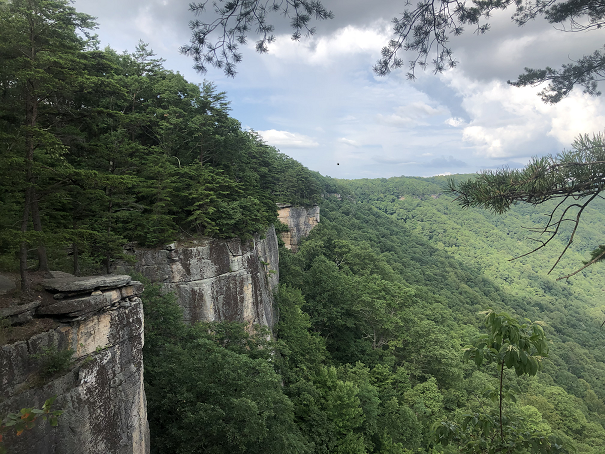
#> input picture forensics/trivial_flag_transfer_protocol/picture1.bmp, 605 x 454 px
$ python visual_crypto.py -m ../../forensics/trivial_flag_transfer_protocol/picture1.bmp -s ../../forensics/trivial_flag_transfer_protocol/picture3.bmp -c ../../forensics/trivial_flag_transfer_protocol/picture3.bmp   (older library calls are emulated)
#> lines starting #> are read from the running program, lines starting #| are printed output that depends on the picture
#!/usr/bin/python

from __future__ import division, print_function, unicode_literals

import os
import sys
import random
from PIL import Image
import argparse
import logging

__version__ = "0.1"

def get_options():
    parser = argparse.ArgumentParser(description='Visual cipher image generator.')
    parser.add_argument('--message', '-m',  required = True, metavar = "MESSAGE_IMAGE_FILE_PATH", help='message image')
    parser.add_argument('--secret',  '-s',  metavar = "SECRET_IMAGE_FILE_PATH",    default = "secret.png",   help='secret image (will be created if it does not exist)')
    parser.add_argument('--ciphered', '-c', metavar = "CIPHERED_IMAGE_FILE_PATH", default = "ciphered.png", help='ciphered image (to be generated)')
    parser.add_argument('--resize',  '-r', metavar = "WIDTH,HEIGHT", help='resize message image (defaults to message image size). If width or height is larger than that of the secret image, the secret image will be enlarged appropriately.')
    parser.add_argument('--prepared_message', '-p',  metavar = "PREPARED_MESSAGE_IMAGE_FILE_PATH",  help='if present, the prepared message image is saved to this path')
    parser.add_argument('--display', '-d', action='store_true')
    parser.add_argument('--verbose', '-v', action='count', default=0)
    args = parser.parse_args()
    if args.resize:
        try:
            width, height = [int(i.strip()) for i in args.resize.strip().split(",")]
            args.resize = (width, height)
        except:
            parser.error("Invalid format for resize option.")
        else:
            if width <= 0:
                parser.error("Resize width should be > 0.")
            if height <= 0:
                parser.error("Resize height should be > 0.")

    return args

def load_image(name):
    return Image.open(name)

def prepare_message_image(image, size):
    if size != image.size:
        image = image.resize(size, Image.ANTIALIAS)
    return image.convert("1")

def generate_secret(size, secret_image = None):
    width, height = size
    new_secret_image = Image.new(mode = "1", size = (width * 2, height * 2))
    if secret_image:
        old_width, old_height = secret_image.size
    else:
        old_width, old_height = (-1, -1)

    for x in range(0, 2 * width, 2):
        for y in range(0, 2 * height, 2):
            if x < old_width and y < old_height:
                color = secret_image.getpixel((x, y))
            else:
                color = random.getrandbits(1)
            new_secret_image.putpixel((x,  y),   color)
            new_secret_image.putpixel((x+1,y),   1-color)
            new_secret_image.putpixel((x,  y+1), 1-color)
            new_secret_image.putpixel((x+1,y+1), color)
    return new_secret_image

def generate_ciphered_image(secret_image, prepared_image):
    width, height = prepared_image.size
    ciphered_image = Image.new(mode = "1", size = (width * 2, height * 2))
    for x in range(0, width*2, 2):
        for y in range(0, height*2, 2):
            secret = secret_image.getpixel((x,y))
            message = prepared_image.getpixel((x/2,y/2))
            if (message > 0 and secret > 0) or (message == 0 and secret == 0):
                color = 0
            else:
                color = 1
            ciphered_image.putpixel((x,  y),   1-color)
            ciphered_image.putpixel((x+1,y),   color)
            ciphered_image.putpixel((x,  y+1), color)
            ciphered_image.putpixel((x+1,y+1), 1-color)
    return ciphered_image

def main():
    logging.basicConfig()

    args = get_options()
    if args.verbose > 2:
        logging.getLogger().setLevel(logging.DEBUG)
    elif args.verbose > 1:
        logging.getLogger().setLevel(logging.INFO)
    elif args.verbose > 0:
        logging.getLogger().setLevel(logging.WARNING)
    else:
        logging.getLogger().setLevel(logging.ERROR)

    logging.info("Cipher image generator version %s" % __version__)

    try:
        logging.debug("Loading message image '%s'" % (args.message))
        message_image = load_image(args.message)
#> in load_image, returned value is the input picture: PIL image 605x454 RGB; mean R, G, B 100.8, 110.6, 99.9
    except IOError as e:
        logging.fatal("Fatal error: I/O error while loading message image '%s' (%s)" % (args.message, str(e)))
        sys.exit(1)

    if args.resize is None:
        size = message_image.size
#> size = (605, 454)
    else:
        size = args.resize

    width, height = size
#> width = 605; height = 454

    save_secret = False

    if os.path.isfile(args.secret):
        try:
            logging.debug("Loading secret image '%s'" % (args.secret))
            secret_image = load_image(args.secret)
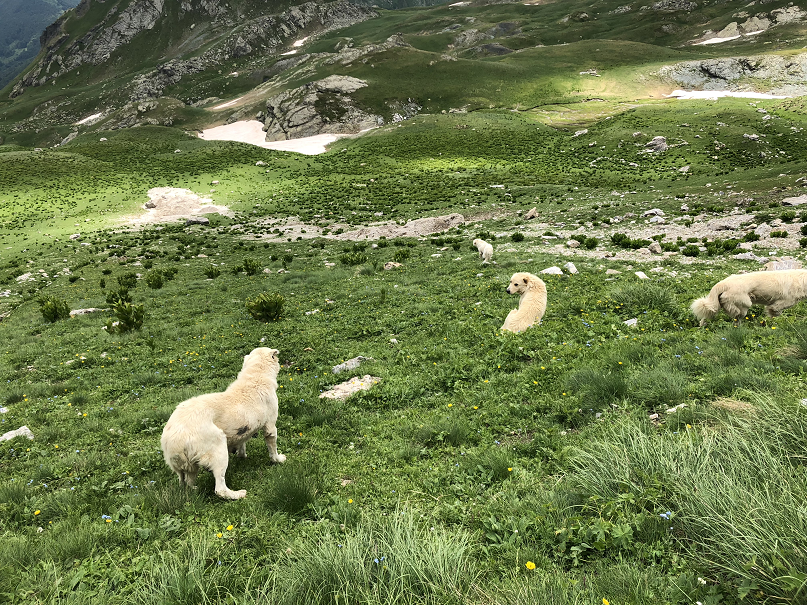
#> input picture forensics/trivial_flag_transfer_protocol/picture3.bmp, 807 x 605 px
#> in load_image, returned value is the input picture: PIL image 807x605 RGB; mean R, G, B 108, 121.6, 75.1
            secret_width, secret_height = secret_image.size
#> secret_width = 807; secret_height = 605
            if secret_width < width or secret_height < height:
                logging.info("Enlarging secret image to fit message size")
                secret_image = generate_secret(size, secret_image = secret_image)
                save_secret = True
        except IOError:
            logging.fatal("I/O error while loading secret image '%s' (%s)" % (args.secret, str(e)))
            sys.exit(2)
    else:
        logging.info("Generating secret image '%s'" % (args.secret))
        secret_image = generate_secret(size)
        save_secret = True

    prepared_image = prepare_message_image(message_image, size)
#> in prepare_message_image, `return image.convert("1")`:
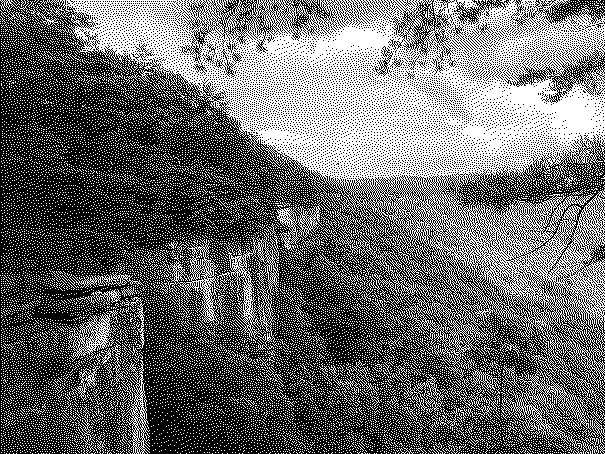
#> returned value: PIL image 605x454 1; 41.5% white in thin lines or dots
    ciphered_image = generate_ciphered_image(secret_image, prepared_image)
#> in generate_ciphered_image, `ciphered_image = Image.new(mode = "1", size = (width * 2, height * 2))`: ciphered_image: PIL image 1210x908 1; every value is 0

    if save_secret:
        logging.debug("Saving secret image '%s'" % (args.secret))
        try:
            secret_image.save(args.secret)
        except IOError as e:
            logging.error("I/O error while saving secret image '%s' (%s)" % (args.secret, str(e)))

    if args.prepared_message:
        logging.debug("Saving prepared message image '%s'" % (args.prepared_message))
        try:
            prepared_image.save(args.prepared_message)
        except IOError as e:
            logging.error("I/O error while saving prepared message image '%s' (%s)" % (args.prepared_message, str(e)))

    try:
        ciphered_image.save(args.ciphered)
    except IOError as e:
        logging.fatal("I/O error while saving ciphered image '%s' (%s)" % (args.ciphered, str(e)))
        sys.exit(3)

    if args.display:
        prepared_image.show()
        secret_image.show()
        ciphered_image.show()

if __name__ == '__main__':
#> (the run stopped early here; a loop or call above may not have finished)
